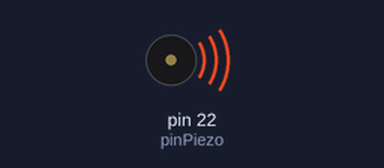
Simulated run of this sketch. Board: Arduino Mega 2560, built with avr-gcc and run on an emulated ATmega2560. Shown: buzzer (waves = sounding). Random numbers use the default seed unless the sketch sets one.

Above: at 0.1 s.
At 0.9 s:
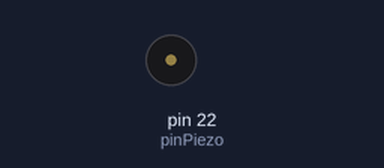
Timing chart, 0 to 2.4 s (numbered marks = the images above):
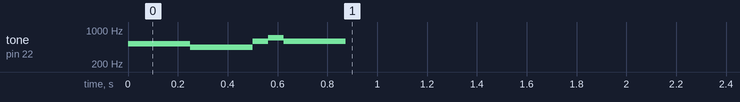

Measured:
- by itself, tone on pin 22 (pinPiezo): plays 523 Hz for 0.25 s, 440 Hz for 0.25 s, 587 Hz for 0.06 s, 698 Hz for 0.06 s, 587 Hz for 0.25 s

The sketch:

plateau.ino
```cpp
const int NB_PLAYERS = 1;

int randNumber;

byte colors[4][3] = {   {HIGH, LOW, LOW}, //RGB
  {LOW, HIGH, LOW},
  {LOW, LOW, HIGH},
  {HIGH, HIGH, LOW}
};

byte pins[4][3] = {   {2, 4, 3}, //pin RGB /!\ emplacement : 0 haut gauche
  {5, 7, 6}, // /!\ emplacement : 1 haut doite
  {8, 10, 9}, // /!\ emplacement : 2 bas droite
  {11, 13, 12} // /!\ emplacement : 3 bas gauche
};

int score = 0;
int tmp[4];
int count = 0;
bool gameRunning = false;

bool controllerIds[4]; // couleurs associées aux emplacements physiques : 0 = en haut à gauche, 1 = haut droite, 2 = bas droite, 3 = bas gauche
bool controllerState[4];

// FEEDBACKS
int pinFbGoodPlace[4] = {14 , 15, 16, 17};
int pinFbControllerOK[4] = {18, 19, 20, 21}; // LED PILIER ?

int pinPiezo = 22;

void setup()
{
  Serial.begin(57600);
  while (!Serial) {
    ; // wait for serial port to connect. Needed for native USB port only
  }

  Serial1.begin(9600);
  Serial2.begin(9600);
  Serial3.begin(9600);

  randomSeed(analogRead(0));
}

void loop()
{
  if (!gameRunning) // si game pas lancée : init partie
  {
    StartGameSong();
    delay(1000);
    gameRunning = true;
    InitGame();
  }
  else
  {
    // Sinon : test si réussite
    if (Serial.available()) {
      ManageController(0, Serial.read());
    }

    if (Serial1.available()) {
      ManageController(1, Serial1.read());
    }

    if (Serial2.available()) {
      ManageController(2, Serial2.read());
    }

    if (Serial3.available()) {
      ManageController(3, Serial3.read());
    }

    // Test final :
    // 1 - Couleur au bon endroit ?
    // 2 - Controller 'fini' ?
    int nbrWon = 0;

    for (int i = 0; i < 4; i++)
    {
      if (controllerIds[i] == tmp[i] // tmp contient la suite
          && controllerState[i])
      {
        // manette gagné !
        nbrWon++;
      }
    }

    if (nbrWon >= NB_PLAYERS)
    {
      // feedback tout ça
      VictorySong();
      delay(2000);
      gameRunning = false;
    }
  }
}

void InitGame()
{
  FillTab();
  Colorize();
}

// Fill our tmp tab with random number
void FillTab()
{
  count = 0;
  while (count < 4)
  {
    randNumber = random(0, 4);
    bool alreadyHere = false;
    for (int i = 0; i < count; i++)
    {
      if (tmp[i] == randNumber)
        alreadyHere = true;
    }

    if (!alreadyHere) // Si pas deja présent
    {
      // ajouter à tmp
      tmp[count] = randNumber;
      count++;
    }
  }
}

// Init the colors
void Colorize()
{
  for (int i = 0; i < 4; i++)
  {
    digitalWrite(pins[i][0], colors[tmp[i]][0]);//RED
    digitalWrite(pins[i][1], colors[tmp[i]][1]);//GREEN
    digitalWrite(pins[i][2], colors[tmp[i]][2]);//BLUE
  }
}

void ManageController(int id, int val)
{
  // SET ID
  controllerIds[id] = val & 0b00000011;

  // SET STATE
  bool successCtrl = (val & 0b10000000) != 0;

  if(successCtrl && !controllerState)
    GoodPlaceSong();

  controllerState[id] = successCtrl;

  digitalWrite(pinFbControllerOK[id], successCtrl ? HIGH : LOW);
  digitalWrite(pinFbGoodPlace[id], controllerIds[id] == tmp[id] ? HIGH : LOW);
}

void GoodPlaceSong()
{
  tone(pinPiezo, 1046.5f, 250);
  delay(250);

  tone(pinPiezo, 1397, 250);
  delay(250);
}

void VictorySong()
{
  tone(pinPiezo, 587 , 250); // D4
  delay(250);

  tone(pinPiezo, 740 , 250); // F#4
  delay(250);

  tone(pinPiezo, 988 , 500); // B4
  delay(500);

  tone(pinPiezo, 1175, 125); // D5
  delay(125);

  tone(pinPiezo, 988 , 250); // B4
  delay(250);

  tone(pinPiezo, 1175, 125); // D5
  delay(125);

  tone(pinPiezo, 880 , 250); // A4
  delay(250);

  tone(pinPiezo, 1175, 125); // D5
  delay(125);

  tone(pinPiezo, 988 , 375); // B4
  delay(375);

}

void StartGameSong()
{
  tone(pinPiezo, 523); // C4
  delay(250);

  tone(pinPiezo, 440); // A3
  delay(250);

  tone(pinPiezo, 587); // D4
  delay(62);

  tone(pinPiezo, 698); // F4
  delay(62);

  tone(pinPiezo, 587, 250); // D4
  delay(250);
}
```
